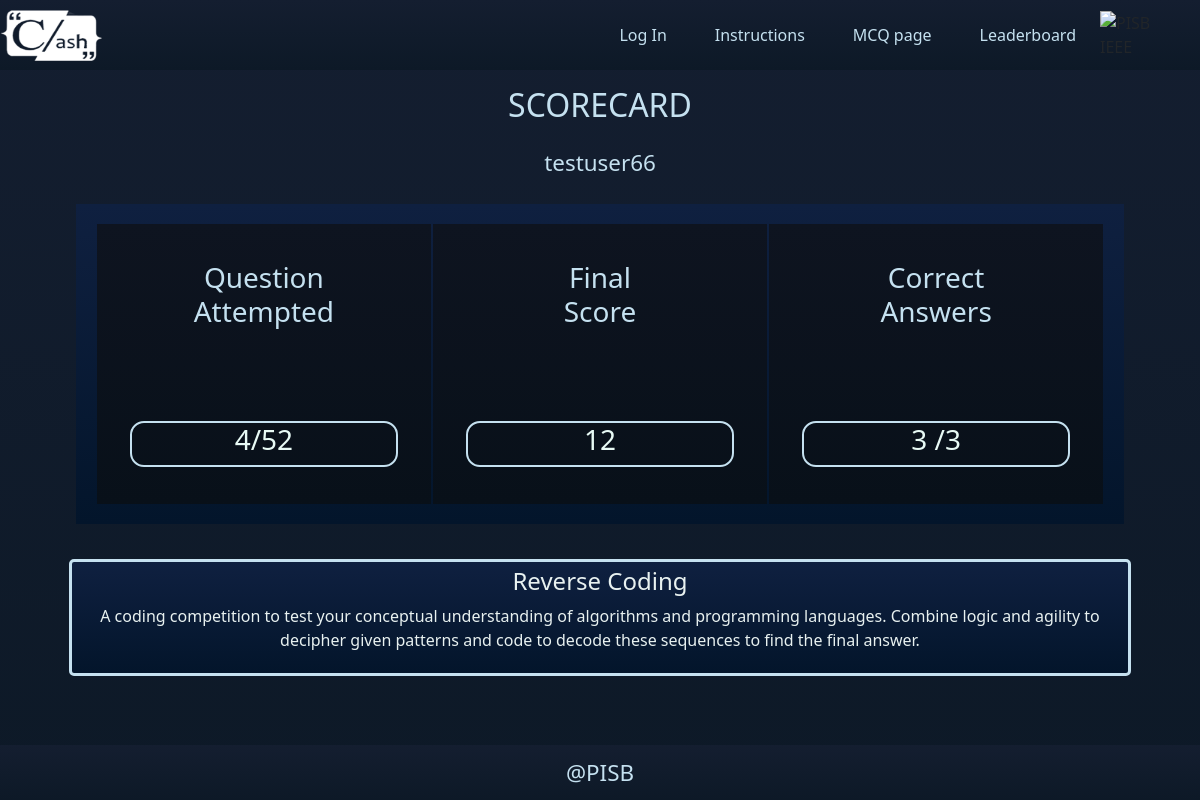
/result/ (signed in), run on an earlier commit of the app's database.
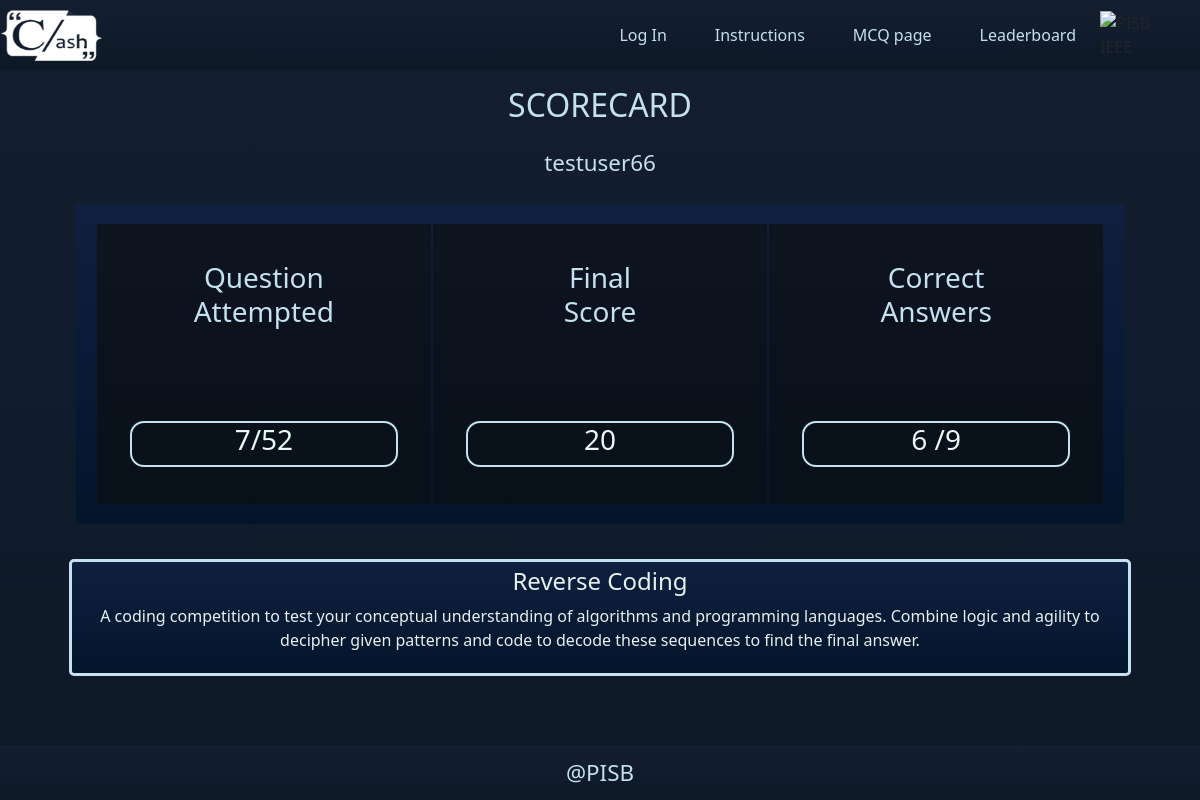
And on a later commit of the database.
### app_1/models.py (models this page shows, shortened)
class Player(models.Model):
    user=models.OneToOneField(User, on_delete=models.CASCADE)
    playerScore = models.IntegerField(blank=True,default=0)
    questionList=models.TextField(null=True,blank=True)
    questionNumber = models.IntegerField(default=random.randint(1,10),null=True,blank=True)  #random question number of player
    questionIndex = models.IntegerField(default=1)                                   #number visible to user sequentialy
    isStarted=models.BooleanField(default=False)              #to check user started quizz or not
    isEnded=models.BooleanField(default=False)              #to check user started quizz or not
    rank = models.IntegerField(blank=True,null=True)
    previousQuestion = models.IntegerField(blank=True,default=0)
    startTime = models.DateTimeField(null=True,blank=True)  #actual starting time
    EndTime = models.DateTimeField(null=True,blank=True)  #game current time
    lifelineArray = models.TextField(blank=True,null=True,default="[]")
    lifelineActivationFlag = models.BooleanField(default=False)
    marksAdd=models.IntegerField(null=True,blank=True,default=4)  #marks add
    marksSubstract=models.IntegerField(null=True,blank=True,default=-2) #marks sub
    chatBotResponse = models.TextField(blank = True) # store chatBot ques. and ans 3rd lifelinr
    isTeamChoices = [
        (True,"True"),
        (False,"False")
    ]
    isTeam = models.BooleanField(choices=isTeamChoices,default=True)
    isJuniorChoices = [
        (True,"True"),
        (False,"False")
    ]
    isJunior = models.BooleanField(choices=isJuniorChoices,default=True)

### app_1/views.py (the view)
# urls.py: path('result/', views.result, name='result'),
@login_required(login_url="signin")
def result(request):
    context={
        "title":"Result",
    }
    player = Player.objects.get(user=request.user)
    submission = Submission.objects.filter(player=player)
    context["player"]=player
    context["totalAttempt"]=len(submission)
    context["rightAttempt"]=len(submission.filter(isCorrect=True))
    return render(request,"app_1/Result.html",context)

### app_1/templates/app_1/Result.html (shortened to what this page needs)
<!DOCTYPE html>
{% load static %}
<html lang="en">
<head>
    <link href="https://cdn.jsdelivr.net/npm/bootstrap@5.3.0-alpha1/dist/css/bootstrap.min.css" rel="stylesheet">
		<link href="https://cdn.jsdelivr.net/npm/bootstrap@5.1.3/dist/css/bootstrap.min.css" rel="stylesheet">
    <link rel="stylesheet" href="{% static 'css/Result.css' %}">
</head>
<body>
    <nav class="navbar navbar-expand-lg navbar-dark ">
      <a href="#" id="clashwhite">
        <img src="clashwhite.png" alt="RC" height="52px" width="102px">
      </a>
      <div class="collapse navbar-collapse" id="navbarNavAltMarkup">
        <div class="navbar-nav">
        <a class="nav-item nav-link active" id="navlink" href="login.html">Log In</a>
        <a class="nav-item nav-link active" id="navlink" href="instructions.html">Instructions</a>
        <a class="nav-item nav-link active" id="navlink" href="MCQFinal.html">MCQ page</a>
        <a class="nav-item nav-link active" id="navlink" href="Leaderboard3.html">Leaderboard  </a>
      </div>
      <img src="#" id="ieeelogo" alt="PISB IEEE">
      </nav>
    <div class="container">
          <div class="scorecard text-center">
            <h2 class="title">SCORECARD</h2>
          </div>
          <div class="name text-center">
          <p id="name">{{request.user.username}}</p>
          </div>
          <div class="respon">
            <div class="carousel">
              <div class="box">
                <div class="qatm text-center">
                  <h3 class="titlec">Question <br> Attempted</h3>
                  <center>
                    <div class="qatm2 text-center">
                      <h3 id="qatm2">{{player.questionIndex}}/52</h3>
                  </div>
                  </center>
                </div>
              </div>
              <div class="box">
                <div class="qatm text-center">
                  <h3 class="titlec">Final<br> Score</h3>
                  <center>
                    <div class="qatm2 text-center">
                      <h3 id="qatm2">{{player.playerScore}}</h3>
                  </div>
                  </center>
                </div>
              </div>
              <div class="box">
                <div class="qatm text-center">
                  <h3 class="titlec">Correct <br> Answers</h3>
                  <center>
                    <div class="qatm2 text-center">
                      <h3 id="qatm2">{{rightAttempt}} /{{totalAttempt}} </h3>
                  </div>
                  </center>
                </div>
              </div>
          </div>
          </div>
          <div class="message text-center">
            <h4>Reverse Coding</h4>
            <p>A coding competition to test your conceptual understanding of algorithms and programming languages. Combine logic and agility to decipher given patterns and code to decode these sequences to find the final answer.</p>
          </div>
    </div>
    <div class="footer" >
      <footer>
          <p class="footertext">@PISB</p>
      </footer>
  </div>
  </body>
</html>

What changed in the data, as far as the page shows it:
changed Player: questionIndex "4" → "7"; playerScore "12" → "20"
Also different on the page:
{{ rightAttempt }}: "3" → "6"
{{ totalAttempt }}: "3" → "9"
